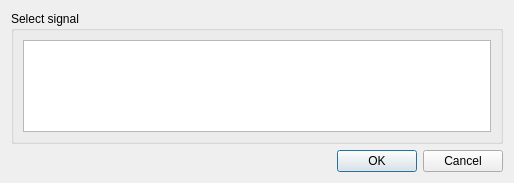
<?xml version="1.0" encoding="UTF-8"?>
<ui version="4.0">
 <class>SelectSignalDialog</class>
 <widget class="QDialog" name="SelectSignalDialog">
  <property name="geometry">
   <rect>
    <x>0</x>
    <y>0</y>
    <width>514</width>
    <height>183</height>
   </rect>
  </property>
  <property name="windowTitle">
   <string>Go to slot</string>
  </property>
  <layout class="QVBoxLayout" name="verticalLayout">
   <item>
    <widget class="QGroupBox" name="groupBox">
     <property name="title">
      <string>Select signal</string>
     </property>
     <layout class="QVBoxLayout" name="verticalLayout_2">
      <item>
       <widget class="QTreeWidget" name="signalList">
        <property name="sortingEnabled">
         <bool>false</bool>
        </property>
        <attribute name="headerVisible">
         <bool>false</bool>
        </attribute>
        <column>
         <property name="text">
          <string>signal</string>
         </property>
        </column>
        <column>
         <property name="text">
          <string>class</string>
         </property>
        </column>
       </widget>
      </item>
     </layout>
    </widget>
   </item>
   <item>
    <widget class="QDialogButtonBox" name="buttonBox">
     <property name="orientation">
      <enum>Qt::Horizontal</enum>
     </property>
     <property name="standardButtons">
      <set>QDialogButtonBox::Cancel|QDialogButtonBox::Ok</set>
     </property>
    </widget>
   </item>
  </layout>
 </widget>
 <resources/>
 <connections>
  <connection>
   <sender>buttonBox</sender>
   <signal>accepted()</signal>
   <receiver>SelectSignalDialog</receiver>
   <slot>accept()</slot>
   <hints>
    <hint type="sourcelabel">
     <x>257</x>
     <y>335</y>
    </hint>
    <hint type="destinationlabel">
     <x>157</x>
     <y>274</y>
    </hint>
   </hints>
  </connection>
  <connection>
   <sender>buttonBox</sender>
   <signal>rejected()</signal>
   <receiver>SelectSignalDialog</receiver>
   <slot>reject()</slot>
   <hints>
    <hint type="sourcelabel">
     <x>325</x>
     <y>335</y>
    </hint>
    <hint type="destinationlabel">
     <x>286</x>
     <y>274</y>
    </hint>
   </hints>
  </connection>
 </connections>
</ui>
